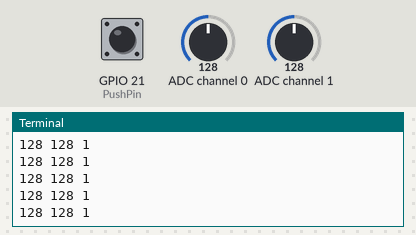
Recording of a program running on a simulated Raspberry Pi (BCM pin numbers). Parts: the last lines printed to the terminal. The inputs (shaded band) are chosen by the test bench; at power-on: ADC channel 0 = 128, ADC channel 1 = 128, GPIO 21 (PushPin) HIGH (analog values on the 0–255 scale).

Above: at 1.2 s.
1.3 s: ADC channel 0 set to 178
At 1.32 s:
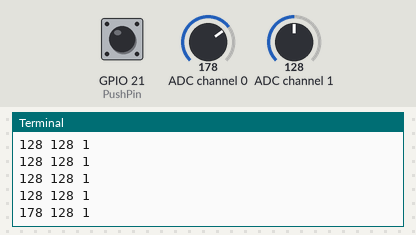
2.8 s: ADC channel 1 set to 178
At 2.83 s:
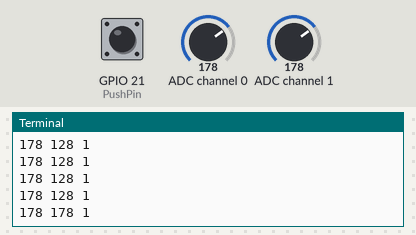
4.3 s: GPIO 21 (PushPin) pulled LOW for 0.15 s
At 4.35 s:
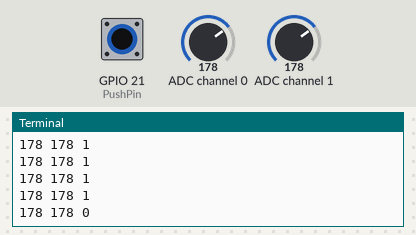
5.9 s: ADC channel 0 set to 224
At 5.96 s:
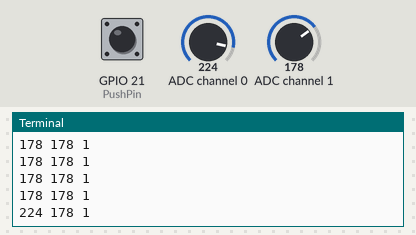
7.4 s: GPIO 21 (PushPin) pulled LOW for 1 s
At 7.48 s:
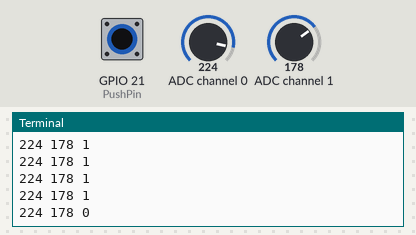
9.9 s: ADC channel 1 set to 224
At 9.9 s:
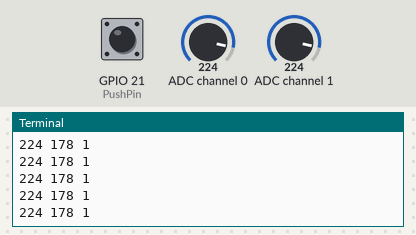
Timing chart, 0 to 12.4 s (numbered marks = the images above; inputs shaded):
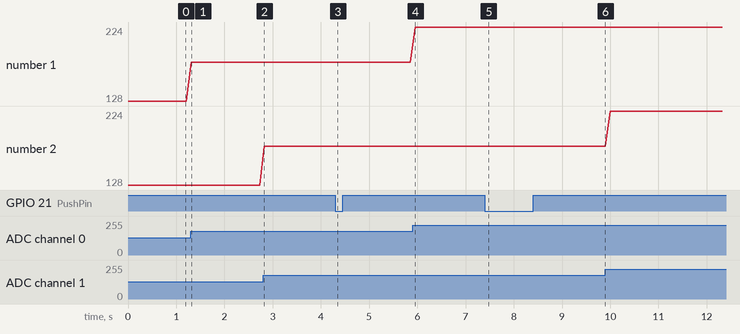

The program:

Lesson18Joystick.py
```python
import RPi.GPIO as GPIO
import ADC0834
from time import sleep

# since the ADC0834 library uses the Broadcom setting for the GPIO pins, we follow the same scheme
GPIO.setmode(GPIO.BCM)
ADC0834.setup() # this should take care of the setup inside the chip

PushPin = 21
GPIO.setup(PushPin, GPIO.IN, pull_up_down=GPIO.PUD_UP) # for a refresher on built-in pull-up resistor, see Lesson7LEDSwitch-IntVolt.py

try:
    while True:
        analogValX = ADC0834.getResult(0) # read input from channel 0 on the chip (which has the joystick x-direction reading, 0 to 255; it's a potentiometer afterall!)
        analogValY = ADC0834.getResult(1) # read input from channel 1 on the chip (which has the joystick y-direction reading, 0 to 255; it's a potentiometer afterall!)
        PushButtonState = GPIO.input(PushPin)
        print(analogValX, analogValY, PushButtonState)
        sleep(.1)

except KeyboardInterrupt:
    GPIO.cleanup()
    print('GPIO good to go!')
```

Measured:
- after the input at 1.3 s, the terminal: prints a new line at once (image 1)
- after the input at 2.8 s, the terminal: prints a new line at once (image 2)
- after the input at 4.3 s, the terminal: prints a new line at once (image 3)
- after the input at 5.9 s, the terminal: prints a new line after 0.06 s (image 4)
- after the input at 7.4 s, the terminal: prints a new line after 0.07 s (image 5)
- plotted number 1: 128 → 178 after the input at 1.3 s, 178 → 224 after the input at 5.9 s
